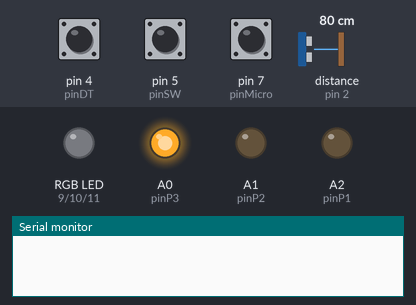
Simulated run of this sketch. Board: Arduino Uno, built with avr-gcc and run on an emulated ATmega328P. Shown: an RGB LED mixed from three pins (HIGH = lit), output pins drawn as LEDs (lit = HIGH), the last lines printed to the serial monitor. Wiring (inferred from the names in the program): range finder with pulse-width output: data pin 2. Dashed ring = blinking. Inputs (shaded band) come from the test bench; at power-on: pin 5 (pinSW) HIGH, pin 4 (pinDT) HIGH, pin 7 (pinMicro) HIGH, distance to the obstacle (sensor on pin 2) 80 cm. Dim RGB values are drawn brighter than linear.

Above: at 2.1 s.
4.3 s: pin 5 (pinSW) pulled LOW for 0.15 s
At 4.37 s:
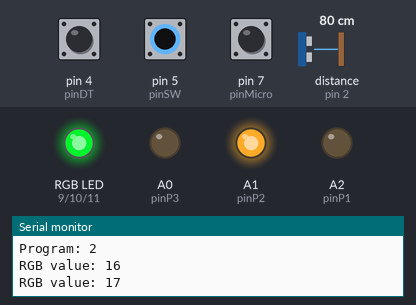
7.3 s: pin 5 (pinSW) pulled LOW for 1 s
At 10.29 s:
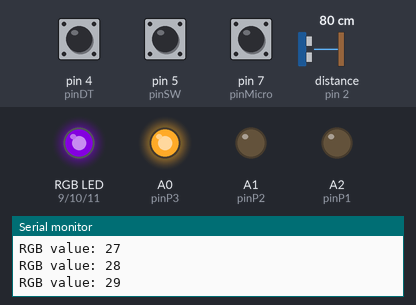
10.3 s: pin 5 (pinSW) pulled LOW for 0.15 s
At 11.0 s:
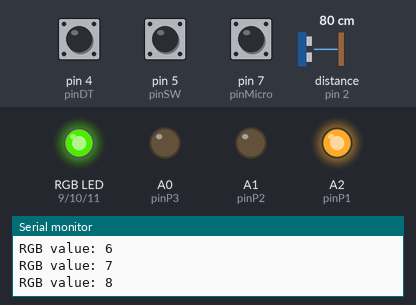
13.3 s: pin 5 (pinSW) pulled LOW for 3.2 s
At 20.8 s:
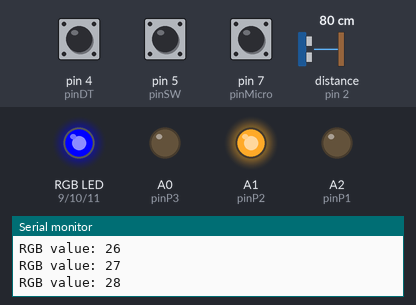
21.0 s: pin 5 (pinSW) pulsed LOW 5 times (0.12 s each, 0.3 s apart)
At 21.26 s:
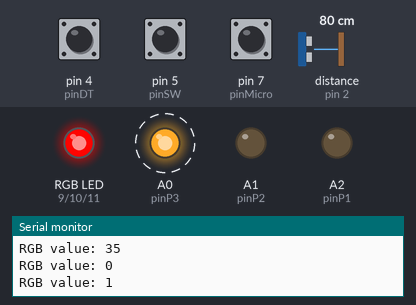
24.0 s: pin 5 (pinSW) pulled LOW for 0.15 s
At 24.22 s:
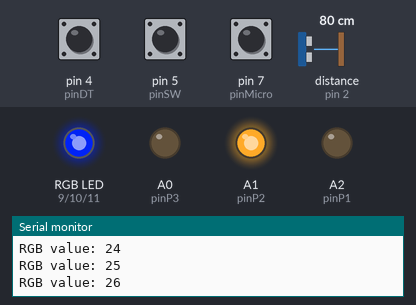
Timing chart, 0 to 30.7 s (numbered marks = the images above; inputs shaded):
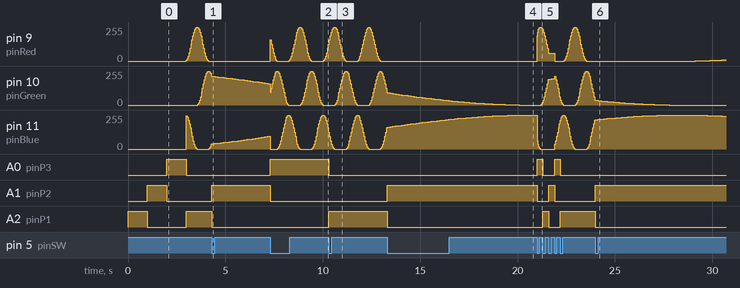

The sketch:

InfinityMirror.ino
```cpp
//RGB strip pins
#define pinRed 9
#define pinGreen 10
#define pinBlue 11
//Microphone pin
#define pinMicro 7
//Rotary encoder pins
#define pinCLK 2
#define pinDT 4
#define pinSW 5
//Program pins
#define pinP1 A2
#define pinP2 A1
#define pinP3 A0

//RGB strip variables
int Red;
int Green;
int Blue;
/*long newRed;
long newGreen;
long newBlue;*/

int LedVal[] = {0,0,0,0,0,1,1,2,2,3,4,5,6,7,8,9,11,12,13,15,17,18,20,22,24,26,28,30,32,35,37,39,42,44,47,49,52,55,58,60,63,66,69,72,75,78,81,85,88,91,94,97,101,104,107,111,114,117,121,124,127,131,134,137,141,144,147,150,154,157,160,163,167,170,173,176,179,182,185,188,191,194,197,200,202,205,208,210,213,215,217,220,222,224,226,229,231,232,234,236,238,239,241,242,244,245,246,248,249,250,251,251,252,253,253,254,254,255,255,255,255,255,255,255,254,254,253,253,252,251,251,250,249,248,246,245,244,242,241,239,238,236,234,232,231,229,226,224,222,220,217,215,213,210,208,205,202,200,197,194,191,188,185,182,179,176,173,170,167,163,160,157,154,150,147,144,141,137,134,131,127,124,121,117,114,111,107,104,101,97,94,91,88,85,81,78,75,72,69,66,63,60,58,55,52,49,47,44,42,39,37,35,32,30,28,26,24,22,20,18,17,15,13,12,11,9,8,7,6,5,4,3,2,2,1,1,0,0,0,0,0,0,0,0,0,0,0,0,0,0,0,0,0,0,0,0,0,0,0,0,0,0,0,0,0,0,0,0,0,0,0,0,0,0,0,0,0,0,0,0,0,0,0,0,0,0,0,0,0,0,0,0,0,0,0,0,0,0,0,0,0,0,0,0,0,0,0,0,0,0,0,0,0,0,0,0,0,0,0,0,0,0,0,0,0,0,0,0,0,0,0,0,0,0,0,0,0,0,0,0,0,0,0,0,0,0,0,0,0,0,0,0,0,0,0,0,0,0,0,0};
volatile int RGB = 0;

//Rotary encoder variable
volatile int virtualPosition = 0;
volatile int lastPosition;

//Program status variable
int Program = 1;
boolean sound = 1;

unsigned long dimMillis = 0;
const int dimInterval = 50; //Time the RGB strip needs to be dimmed

//Switch variables
unsigned long Debounce = 0;
const int debounceDelay = 50;
int lastButtonState = HIGH;

//Rainbow loop variables
unsigned long rainbowMillis = 0;
const int rainbowInterval = 150; //interval between color changes

void setup()
{
  Serial.begin(9600);

  pinMode(pinMicro,INPUT_PULLUP); //SIG of the Parallax Sound Impact Sensor connected to Digital Pin 7
  pinMode(pinRed, OUTPUT);
  pinMode(pinGreen, OUTPUT);
  pinMode(pinBlue, OUTPUT);
  pinMode(pinCLK, INPUT_PULLUP);
  pinMode(pinDT, INPUT_PULLUP);
  pinMode(pinSW, INPUT_PULLUP);
  pinMode(pinP1, OUTPUT);
  pinMode(pinP2, OUTPUT);
  pinMode(pinP3, OUTPUT);

  attachInterrupt(0, isr, FALLING);

  digitalWrite(pinCLK, HIGH);
  digitalWrite(pinDT, HIGH);
  digitalWrite(pinSW, HIGH);

  //randomSeed(analogRead(0));
  //Red = LedVal[((virtualPosition*10)+120)%360];
  //Green = LedVal[virtualPosition*10];
  //Blue = LedVal[((virtualPosition*10)+240)%360];

  /*newRed = Red;
  newGreen = Green;
  newBlue = Blue;*/

  //Bootup sequence (ligth up LED's one by one)
  digitalWrite(pinP1, HIGH);
  delay(1000);
  digitalWrite(pinP1, LOW);
  digitalWrite(pinP2, HIGH);
  delay(1000);
  digitalWrite(pinP2, LOW);
  digitalWrite(pinP3, HIGH);
  delay(1000);
  digitalWrite(pinP3, LOW);

  Serial.println("Start");
}

// Interrupt service routine is executed when a HIGH to LOW transition is detected on CLK of the rotary encoder
void isr ()  {
    if (!digitalRead(pinDT))
        virtualPosition = virtualPosition - 1;
    else
        virtualPosition = virtualPosition + 1;
    } // isr

void loop()
{

  //Calculate the new RGB values
  Red = LedVal[((RGB)+120)%360];
  Green = LedVal[RGB];
  Blue = LedVal[((RGB)+240)%360];

  /*Serial.print("Red: ");
  Serial.println(Red);
  Serial.print("Green: ");
  Serial.println(Green);
  Serial.print("Blue: ");
  Serial.println(Blue);*/

  //If knob has been turned, change the RGB values for the LED strip
  if(virtualPosition != lastPosition) {
    virtualPosition = 36 + virtualPosition;
    virtualPosition = virtualPosition % 36;
    lastPosition = virtualPosition;
    Serial.print("RGB value: ");
    Serial.println(virtualPosition);
  }

  //If knob has been pressed, change the program status
  int ButtonState = digitalRead(pinSW);

  if (ButtonState != lastButtonState){
    //Debounce = millis();
    /*}
  if (millis() > Debounce + debounceDelay)*/
    lastButtonState = ButtonState;
    if(lastButtonState == LOW) {
      Program = Program + 1;
      Serial.print("Program: ");
      Serial.println(Program);
    }
  }

  //If sound detected, set dimMillis to current millis
  boolean soundstate = digitalRead(pinMicro);
  if (soundstate == 0) {
    dimMillis = millis();
  }

  //Execute program according to Program status
  switch (Program){
    case 1:
      //Dim the strip on music and change the color with the knob
      digitalWrite(pinP1, HIGH);
      digitalWrite(pinP2, LOW);
      digitalWrite(pinP3, LOW);
      //Change the color
      RGB = virtualPosition*10;
      //As long as the interval is not passed dim the RGB strip
      if (millis() < dimMillis + dimInterval) {
        Red = 0;
        Green = 0;
        Blue = 0;
      }

      break;
    case 2:
      //Cycle through the colors of the rainbow
      digitalWrite(pinP1, LOW);
      digitalWrite(pinP2, HIGH);
      digitalWrite(pinP3, LOW);

      if (millis() > rainbowMillis + rainbowInterval) {
        rainbowMillis = millis();
        RGB = RGB + 1;
        RGB = RGB % 360;
        /*Serial.print("New RGB value: ");
        Serial.println(RGB);*/
      }

      break;
    case 3:
      //Change the colors with the rotary encoder
      digitalWrite(pinP1, LOW);
      digitalWrite(pinP2, LOW);
      digitalWrite(pinP3, HIGH);
      //Change the color
      RGB = virtualPosition*10;

      break;
    case 4:
      Program = 1;
      break;
  }

  //Write color values to the RGB pins
  analogWrite(pinRed, Red);
  analogWrite(pinGreen, Green);
  analogWrite(pinBlue, Blue);
}
```

Measured:
- after the input at 4.3 s, pin 9 (pinRed): stops changing and stays 0/255; A1 (pinP2): LOW → HIGH at once; A2 (pinP1): HIGH → LOW at once
- after the input at 7.3 s, A0 (pinP3): LOW → HIGH at once; A1 (pinP2): HIGH → LOW at once
- after the input at 10.3 s, A0 (pinP3): HIGH → LOW at once; A2 (pinP1): LOW → HIGH at once
- after the input at 13.3 s, pin 9 (pinRed): stops changing and stays 0/255; A1 (pinP2): LOW → HIGH at once; A2 (pinP1): HIGH → LOW at once
- after the input at 21.0 s, A0 (pinP3): alternates HIGH for 0.30 s and LOW for 0.60 s, 4 changes in all, then stays LOW, starting at once; A1 (pinP2): HIGH → LOW at once, → HIGH 0.60 s later, → LOW 0.30 s later; A2 (pinP1): LOW → HIGH after 0.30 s, → LOW 0.30 s later, → HIGH 0.60 s later
- after the input at 24.0 s, A1 (pinP2): LOW → HIGH at once; A2 (pinP1): HIGH → LOW at once
- by itself, pin 9 (pinRed): rises from 0/255 to 255/255 in 0.53 s, then falls to 0/255 in 0.59 s
